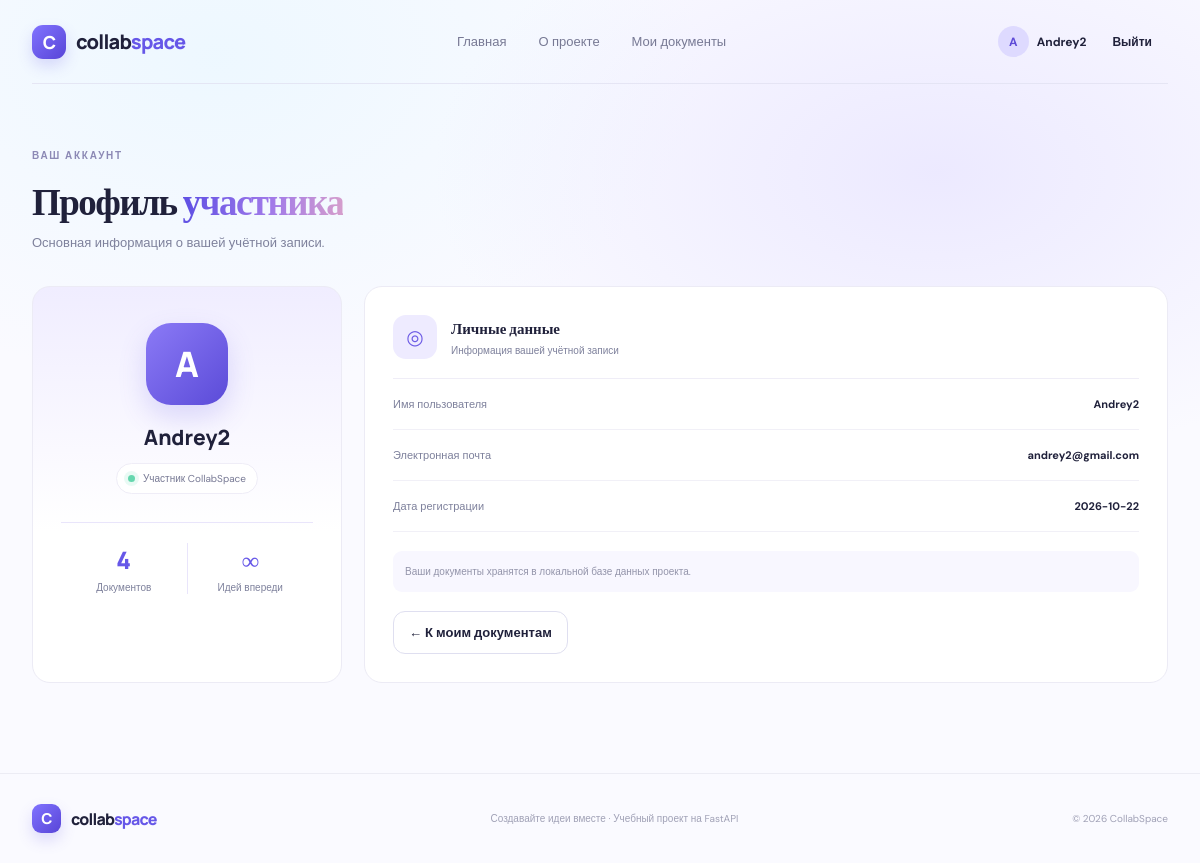
Screenshot of /profile (signed in) with the database file from the repository.
### tables this page shows
CREATE TABLE users (
            id INTEGER PRIMARY KEY AUTOINCREMENT,
            username TEXT NOT NULL UNIQUE,
            email TEXT NOT NULL UNIQUE,
            password_hash TEXT NOT NULL,
            created_at TEXT NOT NULL
        );

### app/main.py (the view)
@app.get("/profile", response_class=HTMLResponse)
def profile(request: Request):
    user = current_user(request)
    if not user: return RedirectResponse("/login", status_code=303)
    with db() as conn:
        count = conn.execute("SELECT COUNT(*) FROM documents WHERE owner_id=?", (user["id"],)).fetchone()[0]
    return page(request, "profile.html", active="profile", document_count=count)

### app/templates/profile.html (shortened to what this page needs)
{% extends "base.html" %}
{% block content %}
<section class="profile-page shell"><div class="eyebrow">ВАШ АККАУНТ</div><h1>Профиль <span class="gradient-text">участника</span></h1><p class="muted">Основная информация о вашей учётной записи.</p>
<div class="profile-layout"><div class="profile-card"><div class="profile-avatar">{{ user.username[:1]|upper }}</div><h2>{{ user.username }}</h2><span class="member-badge"><span class="live-dot"></span> Участник CollabSpace</span><div class="profile-stats"><div><strong>{{ document_count }}</strong><span>Документов</span></div><div><strong>∞</strong><span>Идей впереди</span></div></div></div>
<div class="settings-card"><div class="settings-heading"><div class="feature-icon icon-lilac">◎</div><div><h3>Личные данные</h3><p class="muted">Информация вашей учётной записи</p></div></div><div class="setting-row"><span>Имя пользователя</span><strong>{{ user.username }}</strong></div><div class="setting-row"><span>Электронная почта</span><strong>{{ user.email }}</strong></div><div class="setting-row"><span>Дата регистрации</span><strong>{{ user.created_at[:10] }}</strong></div><div class="settings-note">Ваши документы хранятся в локальной базе данных проекта.</div><a class="btn btn-outline" href="/dashboard">← К моим документам</a></div></div></section>
{% endblock %}

### app/templates/base.html (shortened to what this page needs)
<!DOCTYPE html>
<html lang="ru">
<head>
  <link rel="stylesheet" href="/static/css/style.css">
</head>
<body>
<header class="site-header">
  <a class="brand" href="/"><span class="brand-mark">C</span><span>collab<span class="brand-accent">space</span></span></a>
  <nav class="main-nav">
    <a class="{{ 'active' if active == 'home' else '' }}" href="/">Главная</a>
    <a class="{{ 'active' if active == 'about' else '' }}" href="/about">О проекте</a>
    {% if user %}<a class="{{ 'active' if active == 'dashboard' else '' }}" href="/dashboard">Мои документы</a>{% endif %}
  </nav>
  <div class="header-actions">
    {% if user %}
      <a class="user-chip" href="/profile"><span class="avatar">{{ user.username[:1]|upper }}</span><span>{{ user.username }}</span></a>
      <form action="/logout" method="post"><button class="btn btn-ghost btn-small" type="submit">Выйти</button></form>
    {% else %}
      <a class="btn btn-ghost btn-small" href="/login">Войти</a><a class="btn btn-primary btn-small" href="/register">Начать бесплатно <span>↗</span></a>
    {% endif %}
  </div>
</header>
<main>{% block content %}{% endblock %}</main>
<footer class="site-footer"><a class="brand footer-brand" href="/"><span class="brand-mark">C</span><span>collab<span class="brand-accent">space</span></span></a><span>Создавайте идеи вместе · Учебный проект на FastAPI</span><span>© 2026 CollabSpace</span></footer>
</body>
</html>

### rows the page displays
users: username "A", username "Andrey2", email "andrey2@gmail.com", created_at "2026-10-22"

### other values shown
{{ document_count }} "4"
